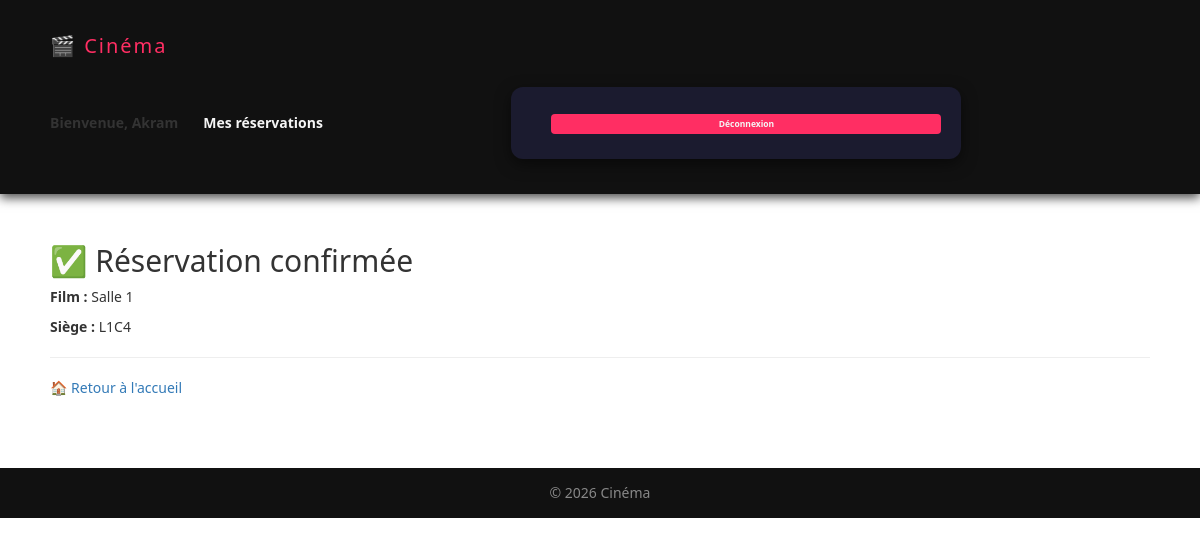
The app's page /reservation/confirmation/4/ (signed in) with its own data.
### Films/models.py (models this page shows, shortened)
class Siege(models.Model):
    salle = models.ForeignKey(Salle, on_delete=models.CASCADE)
    ligne = models.PositiveIntegerField()
    colonne = models.PositiveIntegerField()
    class Meta:
        unique_together = ('salle', 'ligne', 'colonne')

class Salle(models.Model):
    nom = models.CharField(max_length=10)
    nb_lignes = models.PositiveIntegerField(default=5)
    nb_colonnes = models.PositiveIntegerField(default=8)

### Films/views.py (the view)
# urls.py: path('reservation/confirmation/<str:reservation_ids>/', views.reservation_confirmation, name='reservation_confirmation'),
@login_required
def reservation_confirmation(request, reservation_ids):
    siege_ids = reservation_ids.split(',')
    sieges = Siege.objects.filter(id__in=siege_ids)
    return render(request, 'Films/reservation_confirmation.html', {'reservations': sieges})

### Films/templates/Films/reservation_confirmation.html (shortened to what this page needs)
{% extends 'Films/base.html' %}
{% load static %}
{% block content %}
<h2>✅ Réservation confirmée</h2>
{% for siege in reservations %}
<div>
    <p><strong>Film :</strong> {{ siege.salle.nom }}</p>
    <p><strong>Siège :</strong> L{{ siege.ligne }}C{{ siege.colonne }}</p>
</div>
<hr>
{% endfor %}
<a href="{% url 'home' %}">🏠 Retour à l'accueil</a>
{% endblock %}

### Films/templates/Films/base.html (shortened to what this page needs)
<!DOCTYPE html>
{% load bootstrap3 %}
{% load static %}
<html lang="fr">
<head>
    <link rel="stylesheet" href="{% static 'film/styles.css' %}">
    {% bootstrap_css %}
</head>
<body>
<header>
    <div class="logo">
        <h1>🎬 Cinéma</h1>
    </div>
    <nav class="user-menu">
        {% if user.is_authenticated %}
            <span>Bienvenue, {{ user.username }}</span>
            <a href="{% url 'mes_reservations' %}" class="btn-small">Mes réservations</a>
            <form method="post" action="{% url 'logout' %}" style="display:inline;">
                <button class="logout-btn">Déconnexion</button>
            </form>
        {% else %}
            <a href="{% url 'login' %}" class="btn-small">Login</a>
            <a href="{% url 'register' %}" class="btn-small">Register</a>
        {% endif %}
    </nav>
</header>
    <main>
        {% block content %}{% endblock %}
    </main>
    <footer>
        &copy; 2026 Cinéma
    </footer>
</body>
</html>

### Films/static/film/styles.css (style rules this page uses)
* { margin: 0; padding: 0; box-sizing: border-box; font-family: 'Segoe UI', Tahoma, Geneva, Verdana, sans-serif; }
body { background: #0f0f1e; color: #f5f5f5; min-height: 100vh; line-height: 1.6; }
header { background: #111; padding: 15px 50px; display: flex; justify-content: space-between; align-items: center; position: sticky; top: 0; z-index: 100; box-shadow: 0 4px 10px rgba(0,0,0,0.7); }
header h1 { font-size: 2rem; color: #ff2e63; letter-spacing: 2px; }
.user-menu { display: flex; align-items: center; }
.user-menu span { margin-right: 15px; font-weight: bold; }
.user-menu a, .user-menu button { color: #f5f5f5; text-decoration: none; margin-left: 10px; font-weight: bold; transition: all 0.3s ease; }
.logout-btn { background: #ff2e63; border: none; padding: 4px 8px; font-size: 0.85rem; border-radius: 4px; cursor: pointer; transition: all 0.3s ease; }
footer { background: #111; text-align: center; padding: 15px 0; margin-top: 40px; color: #888; }
main { padding: 30px 50px; }
form { background: #1b1b2f; padding: 25px 30px; border-radius: 12px; width: 100%; max-width: 450px; margin: 20px auto; box-shadow: 0 5px 15px rgba(0,0,0,0.5); }
form button { width: 100%; padding: 12px; border-radius: 8px; border: none; background: #ff2e63; color: #f5f5f5; font-weight: bold; cursor: pointer; transition: background 0.3s ease; }
h2 { color: #08d9d6; margin-bottom: 20px; font-size: 1.6rem; }

### records on screen
Siege: salle.nom "Salle 1", ligne "1", colonne "4"

### other values on screen
{{ user.username }} "Akram"
